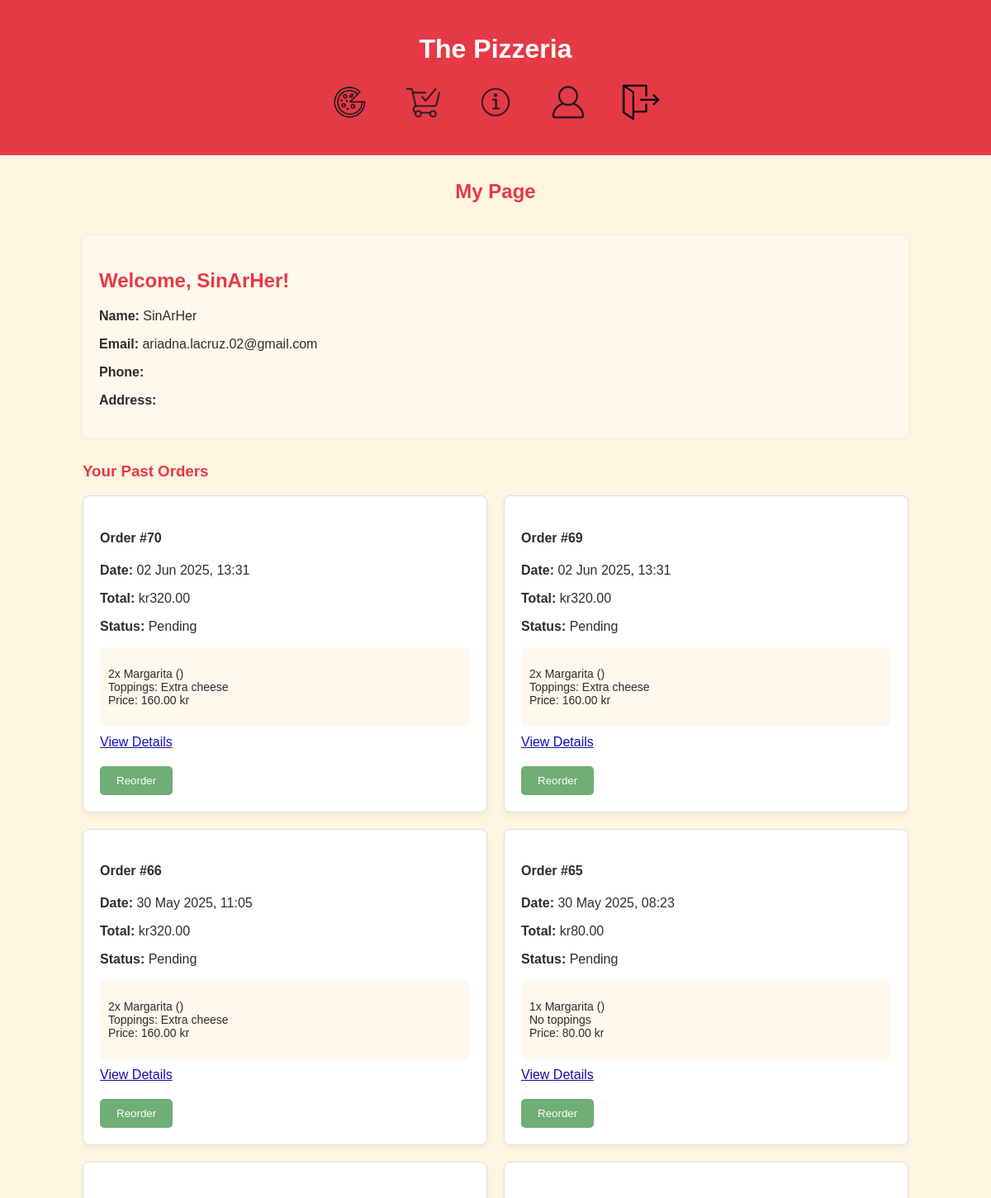
Page /my-page/ (signed in, upper part) on the earlier database version.
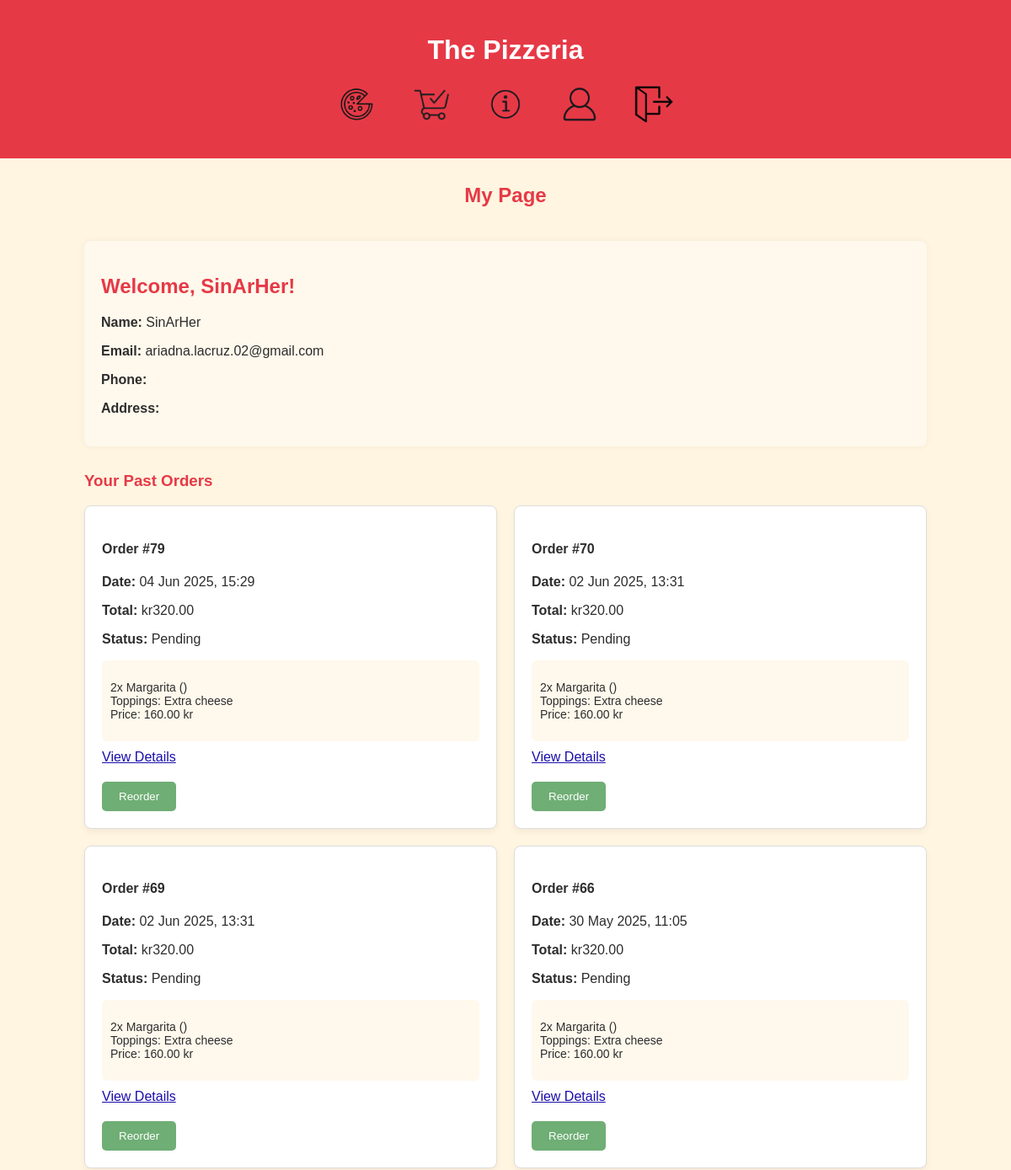
Same page on the later database version.
### Pizza_App/models.py (models this page shows, shortened)
class Order(models.Model):
    STATUS_CHOICES = [
        ('PENDING', 'Pending'),
        ('IN_PROGRESS', 'In Progress'),
        ('ON_THE_WAY', 'On the Way'),
        ('COMPLETED', 'Completed'),
        ('CANCELLED', 'Cancelled'),
    ]
    customer = models.ForeignKey(Customer, on_delete=models.CASCADE)
    total = models.DecimalField(max_digits=8, decimal_places=2)
    created_at = models.DateTimeField(auto_now_add=True)
    status = models.CharField(max_length=20, choices=STATUS_CHOICES, default='PENDING')

class OrderPizza(models.Model):
    order = models.ForeignKey(Order, on_delete=models.CASCADE, related_name='order_pizzas')
    pizza = models.ForeignKey(Pizza, on_delete=models.CASCADE)
    quantity = models.PositiveIntegerField(default=1)
    size = models.ForeignKey(PizzaSize, on_delete=models.CASCADE, null=True, blank=True)
    price_at_time = models.DecimalField(max_digits=6, decimal_places=2)
    special_instructions = models.TextField(blank=True)
    toppings = models.ManyToManyField(Topping, through='OrderPizzaTopping', related_name='order_pizzas')

class Pizza(models.Model):
    name = models.CharField(max_length=100)
    description = models.TextField()
    price = models.DecimalField(max_digits=6, decimal_places=2)
    image = models.ImageField(upload_to='pizzas/')

class Topping(models.Model):
    name = models.CharField(max_length=100, unique=True)
    price = models.DecimalField(max_digits=5, decimal_places=2)

### Pizza_App/views.py (the view)
# urls.py: path('my-page/', views.my_page, name='my_page'),
@login_required
def my_page(request):
    try:
        customer = request.user.customer_profile
        orders = Order.objects.filter(customer=customer).prefetch_related(
            'order_pizzas__pizza',
            'order_pizzas__size',
            'order_pizzas__toppings'
        ).order_by('-created_at')
    except Customer.DoesNotExist:
        customer = None
        orders = []
    return render(request, 'my_page.html', {
        'orders': orders,
        'customer': customer,
        'user': request.user
    })

### Pizza_App/templates/my_page.html (shortened to what this page needs)
<!DOCTYPE html>
<html lang="en">
<head>
</head>
<body>
    <header>
        <h1><a href="{% url 'home' %}" style="color: white; text-decoration: none;">The Pizzeria</a></h1>
<nav>
      <a href="{% url 'menu' %}">
        <img src="/media/icons/Menu icon.png" alt="Menu">
      </a>
      <a href="{% url 'order' %}">
        <img src="/media/icons/Order Icon 2. juni 2025, 16_15_46.png" alt="Order">
      </a>
      <a href="{% url 'about' %}">
        <img src="/media/icons/About us Icon 2. juni 2025, 16_28_16.png" alt="About Us">
      </a>
      {% if user.is_authenticated %}
        <a href="{% url 'my_page' %}">
          <img src="/media/icons/My page : Login Icon 2. juni 2025, 16_13_56.png" alt="My Page">
        </a>
        <form method="post" action="{% url 'logout' %}" style="display:inline;">
          <button type="submit" class="nav-link-button" style="background: none; border: none;">
            <img src="/media/icons/Logout Icon.png" alt="Logout">
          </button>
        </form>
      {% endif %}
    </nav>
    </header>
    <h2 style="text-align: center; margin-top: 30px; color: #e63946;">My Page</h2>
    <section>
        <div class="profile-info">
            <h2>Welcome, {{ user.username }}!</h2>
            {% if customer %}
              <p><strong>Name:</strong> {{ customer.name }}</p>
              <p><strong>Email:</strong> {{ customer.email }}</p>
              <p><strong>Phone:</strong> {{ customer.phone }}</p>
              <p><strong>Address:</strong> {{ customer.address }}</p>
            {% else %}
              <p>No customer profile found for you. Please contact support if this is unexpected.</p>
            {% endif %}
        </div>
        <h3>Your Past Orders</h3>
{% if orders %}
<div class="orders-grid">
    {% for order in orders %}
    <div class="order-card">
        <h4>Order #{{ order.id }}</h4>
        <p><strong>Date:</strong> {{ order.created_at|date:"d M Y, H:i" }}</p>
        <p><strong>Total:</strong> kr{{ order.total }}</p>
        <p><strong>Status:</strong> {{ order.get_status_display }}</p>
        <div class="order-details">
            {% for item in order.order_pizzas.all %}
                <p>
                    {{ item.quantity }}x {{ item.pizza.name }}
                    {% if item.size %} ({{ item.size.name }}){% endif %}<br>
                    {% if item.toppings.all %}
                        Toppings:
                        {% for topping in item.toppings.all %}
                            {{ topping.name }}{% if not forloop.last %}, {% endif %}
                        {% endfor %}
                    {% else %}
                        No toppings
                    {% endif %}<br>
                    Price: {{ item.price_at_time }} kr
                </p>
            {% endfor %}
        </div>
        <a href="{% url 'order_confirmation' order.id %}" class="details-link">View Details</a>
        <form method="post" action="{% url 'reorder' order.id %}">
            <button type="submit" class="cta-button">Reorder</button>
        </form>
    </div>
    {% endfor %}
</div>
{% else %}
    <p>You have no past orders.</p>
{% endif %}
    </section>
</body>
</html>

Differences in the rows shown:
no longer on this page (row unchanged): Order: id "65", created_at "30 May 2025, 08:23", total "80.00", status "Pending"
no longer on this page (row unchanged): OrderPizza: quantity "1", pizza.name "Margarita", shows "No toppings", price_at_time "80.00", shown under "65"
added Order: id "79", created_at "04 Jun 2025, 15:29", total "320.00", status "Pending", Topping (name "Extra cheese")
added OrderPizza: quantity "2", pizza.name "Margarita", price_at_time "160.00", Topping (name "Extra cheese"), shown under "79"
